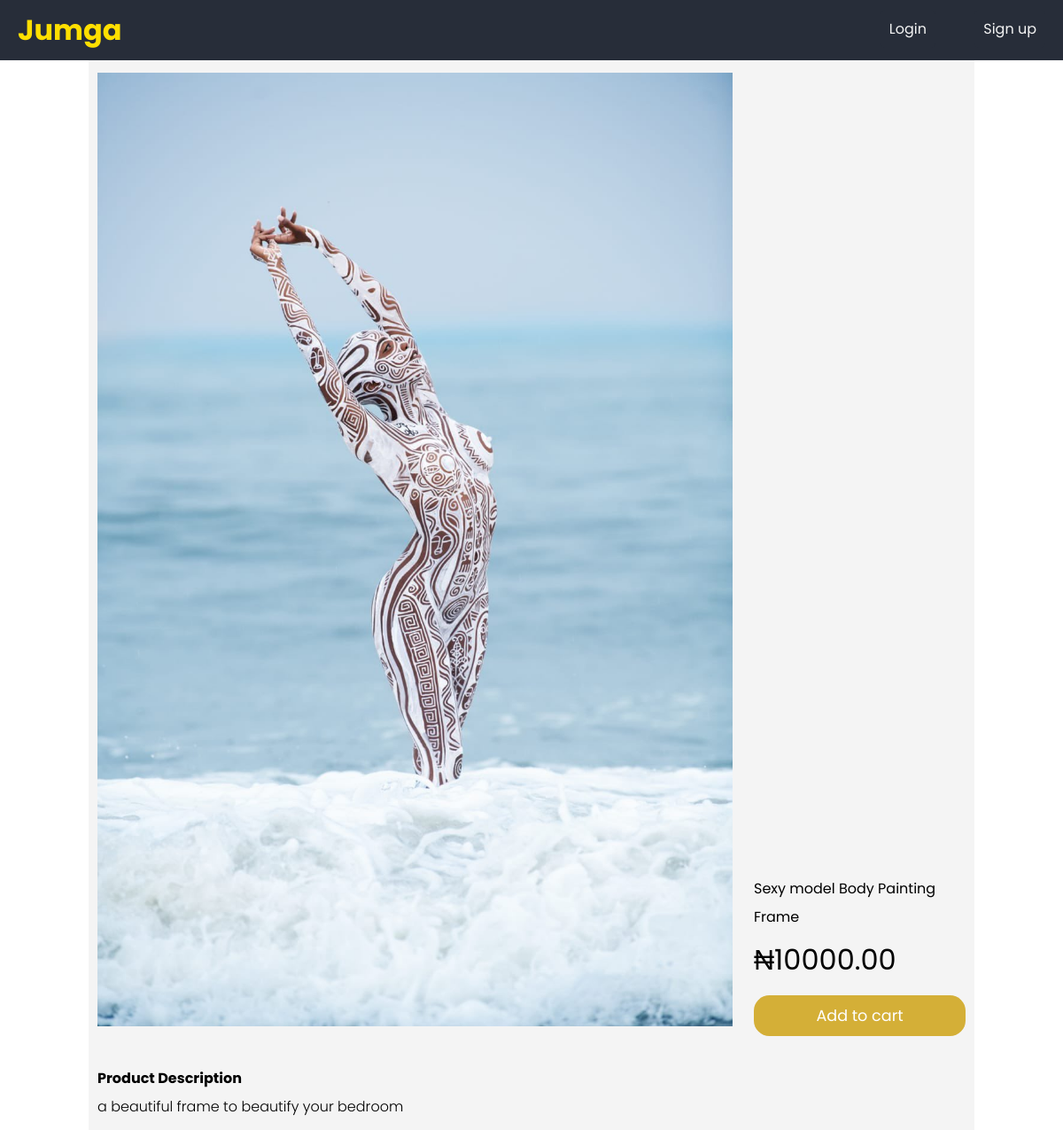
The app's page /product/showcase/4/ with its own data.
### product/models.py (models this page shows, shortened)
class Product(models.Model):
	name = models.CharField(max_length=150)
	image = models.ImageField(null = True)
	description = models.TextField(null=True, blank=True)
	price = models.PositiveIntegerField()
	store = models.ForeignKey(Store, on_delete=models.CASCADE)
	category = models.ForeignKey(Category, null=True, on_delete=models.SET_NULL)
	tags = models.ManyToManyField(Tag, blank=True)
	available_units = models.PositiveIntegerField(blank=False, default=1)
	date_created = models.DateTimeField(auto_now_add=True)
	date_updated = models.DateTimeField(auto_now=True)

### product/views.py (the view)
# urls.py: path('showcase/<int:pk>/', views.ProductShowcase.as_view(), name="details"),
class ProductShowcase(DetailView):
    model = Product
    template_name = "product/details.html"

### templates/product/details.html (shortened to what this page needs)
{% extends 'product/base.html' %}
{% load static %}
{% block body %}
<div class="details">
    <div class="detail-grid">
        <div class="product-gallery">
            <img src="{{ product.image.url }}" alt="">
        </div>
        <div class="purchase">
            <p class="product-name">{{ product.name }}</p>
            <p class="details-price">₦<span>{{ product.price }}</span>.00</p>
            <button class = 'add-to-cart' data-product = '{{ product.id }}'>Add to cart</button>
        </div>
    </div>
    <br>
    <div class="product-description">
        <h4>Product Description</h4>
        {{ product.description }}
    </div>
</div>
{% endblock %}

### static/css/base.css (style rules this page uses)
* { box-sizing: border-box; text-decoration: none; margin: 0; font-family: 'Poppins', sans-serif; }
body { width: 100%; margin: 0; background: white; }
img { width: 100%; }
.add-to-cart { width: 100%; font-size: 1.1em; background-color: #d4af37; color: white; border: 0; border-radius: 1em; margin: 0; padding-top: 10px; padding-bottom: 10px; transition: background-color 0.6s ease-in-out; }
.details { padding: 10px; }
@media (min-width: 580px) { .detail-grid { display: grid; grid-template-columns: 3fr 1fr; grid-gap: 1.5rem; } }
@media (min-width: 580px) { .purchase { display: flex; flex-direction: column; justify-content: flex-end; } }
@media (min-width: 580px) { .purchase p { font-weight: 400; } }
@media (min-width: 580px) { .details-price { font-size: 2rem; margin-bottom: .5rem; } }
@media (min-width: 580px) { .product-description { font-weight: 300; } }

### records on screen
Product: image (picture), name "Sexy model Body Painting Frame", price "10000", description "a beautiful frame to beautify your bedroom"
